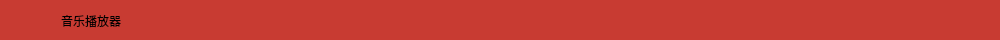
<?xml version="1.0" encoding="UTF-8"?>
<ui version="4.0">
 <class>TitleBar</class>
 <widget class="QWidget" name="TitleBar">
  <property name="geometry">
   <rect>
    <x>0</x>
    <y>0</y>
    <width>1000</width>
    <height>40</height>
   </rect>
  </property>
  <property name="windowTitle">
   <string>Form</string>
  </property>
  <widget class="QWidget" name="widget" native="true">
   <property name="geometry">
    <rect>
     <x>0</x>
     <y>0</y>
     <width>1000</width>
     <height>40</height>
    </rect>
   </property>
   <property name="styleSheet">
    <string notr="true">QWidget#widget{
	
	background-color: rgb(200, 59, 50);
}</string>
   </property>
   <widget class="QWidget" name="horizontalLayoutWidget">
    <property name="geometry">
     <rect>
      <x>0</x>
      <y>0</y>
      <width>1001</width>
      <height>41</height>
     </rect>
    </property>
    <layout class="QHBoxLayout" name="horizontalLayout">
     <property name="spacing">
      <number>1</number>
     </property>
     <property name="leftMargin">
      <number>5</number>
     </property>
     <item>
      <widget class="QLabel" name="label">
       <property name="minimumSize">
        <size>
         <width>35</width>
         <height>35</height>
        </size>
       </property>
       <property name="maximumSize">
        <size>
         <width>35</width>
         <height>35</height>
        </size>
       </property>
       <property name="text">
        <string/>
       </property>
       <property name="pixmap">
        <pixmap resource="rec.qrc">:/icon/music.png</pixmap>
       </property>
       <property name="scaledContents">
        <bool>true</bool>
       </property>
       <property name="margin">
        <number>2</number>
       </property>
      </widget>
     </item>
     <item>
      <widget class="QLabel" name="label_2">
       <property name="minimumSize">
        <size>
         <width>100</width>
         <height>0</height>
        </size>
       </property>
       <property name="maximumSize">
        <size>
         <width>100</width>
         <height>16777215</height>
        </size>
       </property>
       <property name="font">
        <font>
         <family>Microsoft YaHei UI</family>
         <pointsize>9</pointsize>
         <weight>50</weight>
         <bold>false</bold>
        </font>
       </property>
       <property name="text">
        <string>音乐播放器</string>
       </property>
       <property name="alignment">
        <set>Qt::AlignCenter</set>
       </property>
      </widget>
     </item>
     <item>
      <spacer name="horizontalSpacer_2">
       <property name="orientation">
        <enum>Qt::Horizontal</enum>
       </property>
       <property name="sizeHint" stdset="0">
        <size>
         <width>40</width>
         <height>20</height>
        </size>
       </property>
      </spacer>
     </item>
     <item>
      <widget class="QPushButton" name="minButton">
       <property name="minimumSize">
        <size>
         <width>50</width>
         <height>39</height>
        </size>
       </property>
       <property name="maximumSize">
        <size>
         <width>50</width>
         <height>39</height>
        </size>
       </property>
       <property name="styleSheet">
        <string notr="true">QPushButton#minButton{
	border: solid;
}

QPushButton#minButton:pressed {
    
	background-color: rgb(96, 255, 79);
    
}

QPushButton#minButton:hover {
    background-color: rgb(239, 56, 49);
}</string>
       </property>
       <property name="text">
        <string/>
       </property>
       <property name="icon">
        <iconset resource="rec.qrc">
         <normaloff>:/icon/min.png</normaloff>:/icon/min.png</iconset>
       </property>
       <property name="iconSize">
        <size>
         <width>18</width>
         <height>18</height>
        </size>
       </property>
      </widget>
     </item>
     <item>
      <widget class="QPushButton" name="closeButton">
       <property name="minimumSize">
        <size>
         <width>50</width>
         <height>39</height>
        </size>
       </property>
       <property name="maximumSize">
        <size>
         <width>50</width>
         <height>39</height>
        </size>
       </property>
       <property name="styleSheet">
        <string notr="true">QPushButton#closeButton{
	border: solid;
}

QPushButton#closeButton:pressed {
    background-color: rgb(200, 200, 200);
    border-style: inset;
}

QPushButton#closeButton:hover {
    background-color: rgb(239, 56, 49);
}</string>
       </property>
       <property name="text">
        <string/>
       </property>
       <property name="icon">
        <iconset resource="rec.qrc">
         <normaloff>:/icon/close.png</normaloff>:/icon/close.png</iconset>
       </property>
       <property name="iconSize">
        <size>
         <width>18</width>
         <height>18</height>
        </size>
       </property>
      </widget>
     </item>
    </layout>
   </widget>
  </widget>
 </widget>
 <resources>
  <include location="rec.qrc"/>
 </resources>
 <connections/>
</ui>
